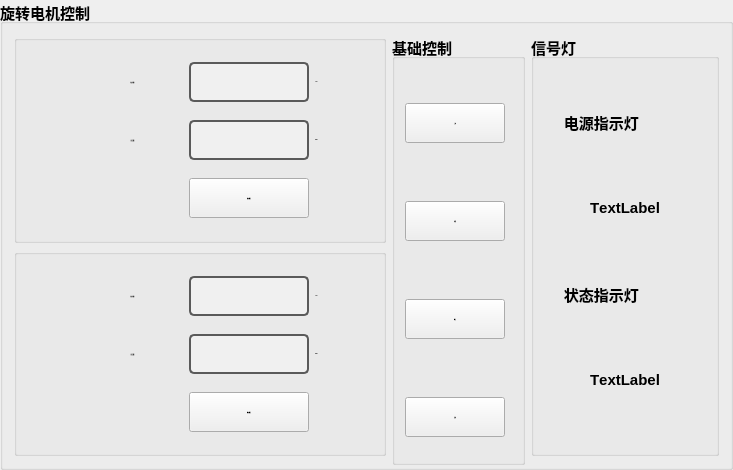
     <widget class="QGroupBox" name="groupBox_23">
      <property name="geometry">
       <rect>
        <x>0</x>
        <y>470</y>
        <width>733</width>
        <height>470</height>
       </rect>
      </property>
      <property name="minimumSize">
       <size>
        <width>733</width>
        <height>470</height>
       </size>
      </property>
      <property name="maximumSize">
       <size>
        <width>550</width>
        <height>520</height>
       </size>
      </property>
      <property name="font">
       <font>
        <pointsize>11</pointsize>
        <bold>true</bold>
        <kerning>false</kerning>
       </font>
      </property>
      <property name="title">
       <string>旋转电机控制</string>
      </property>
      <layout class="QGridLayout" name="gridLayout_38">
       <item row="0" column="0">
        <widget class="QGroupBox" name="groupBox_107">
         <property name="minimumSize">
          <size>
           <width>370</width>
           <height>160</height>
          </size>
         </property>
         <property name="font">
          <font>
           <family>宋体</family>
           <pointsize>10</pointsize>
          </font>
         </property>
         <property name="styleSheet">
          <string notr="true"/>
         </property>
         <property name="title">
          <string/>
         </property>
         <layout class="QGridLayout" name="gridLayout_118">
          <item row="1" column="0">
           <spacer name="horizontalSpacer_88">
            <property name="orientation">
             <enum>Qt::Horizontal</enum>
            </property>
            <property name="sizeHint" stdset="0">
             <size>
              <width>40</width>
              <height>20</height>
             </size>
            </property>
           </spacer>
          </item>
          <item row="2" column="2">
           <widget class="QPushButton" name="btnRelativeMove_11">
            <property name="minimumSize">
             <size>
              <width>0</width>
              <height>40</height>
             </size>
            </property>
            <property name="font">
             <font>
              <family>Arial</family>
              <pointsize>-1</pointsize>
              <bold>true</bold>
             </font>
            </property>
            <property name="text">
             <string>相对移动</string>
            </property>
           </widget>
          </item>
          <item row="0" column="1">
           <widget class="QLabel" name="MoveRelative_label_7">
            <property name="minimumSize">
             <size>
              <width>100</width>
              <height>40</height>
             </size>
            </property>
            <property name="font">
             <font>
              <family>Arial</family>
              <pointsize>-1</pointsize>
              <bold>true</bold>
             </font>
            </property>
            <property name="text">
             <string>相对位置：</string>
            </property>
            <property name="alignment">
             <set>Qt::AlignCenter</set>
            </property>
           </widget>
          </item>
          <item row="1" column="2">
           <widget class="QLineEdit" name="RelativeSpeed_textBox_7">
            <property name="minimumSize">
             <size>
              <width>120</width>
              <height>40</height>
             </size>
            </property>
            <property name="maximumSize">
             <size>
              <width>120</width>
              <height>40</height>
             </size>
            </property>
            <property name="font">
             <font>
              <family>Arial</family>
              <pointsize>-1</pointsize>
              <bold>true</bold>
             </font>
            </property>
            <property name="styleSheet">
             <string notr="true">QLineEdit {
    border: 2px solid #5A5A5A; /* 边框颜色 */
    border-radius: 5px; /* 边框圆角 */
    background-color: #F0F0F0; /* 背景色 */
    color: #000; /* 字体颜色 */
    padding: 5px; /* 内边距 */
}

QLineEdit:focus {
    border-color: #3D7848; /* 聚焦时边框颜色 */
}

QLineEdit:disabled {
    background-color: #ECECEC; /* 禁用状态的背景色 */
    color: #A0A0A0; /* 禁用状态的字体颜色 */
}
</string>
            </property>
            <property name="alignment">
             <set>Qt::AlignCenter</set>
            </property>
           </widget>
          </item>
          <item row="0" column="2">
           <widget class="QLineEdit" name="MoveRelative_textBox_7">
            <property name="minimumSize">
             <size>
              <width>120</width>
              <height>40</height>
             </size>
            </property>
            <property name="maximumSize">
             <size>
              <width>120</width>
              <height>40</height>
             </size>
            </property>
            <property name="font">
             <font>
              <family>Arial</family>
              <pointsize>-1</pointsize>
              <bold>true</bold>
             </font>
            </property>
            <property name="styleSheet">
             <string notr="true">QLineEdit {
    border: 2px solid #5A5A5A; /* 边框颜色 */
    border-radius: 5px; /* 边框圆角 */
    background-color: #F0F0F0; /* 背景色 */
    color: #000; /* 字体颜色 */
    padding: 5px; /* 内边距 */
}

QLineEdit:focus {
    border-color: #3D7848; /* 聚焦时边框颜色 */
}

QLineEdit:disabled {
    background-color: #ECECEC; /* 禁用状态的背景色 */
    color: #A0A0A0; /* 禁用状态的字体颜色 */
}
</string>
            </property>
            <property name="alignment">
             <set>Qt::AlignCenter</set>
            </property>
           </widget>
          </item>
          <item row="1" column="3">
           <widget class="QLabel" name="label_281">
            <property name="font">
             <font>
              <family>Arial</family>
              <pointsize>-1</pointsize>
              <bold>true</bold>
             </font>
            </property>
            <property name="text">
             <string>mm/s</string>
            </property>
            <property name="alignment">
             <set>Qt::AlignCenter</set>
            </property>
           </widget>
          </item>
          <item row="1" column="1">
           <widget class="QLabel" name="RelativeSpeed_label_7">
            <property name="minimumSize">
             <size>
              <width>80</width>
              <height>40</height>
             </size>
            </property>
            <property name="font">
             <font>
              <family>Arial</family>
              <pointsize>-1</pointsize>
              <bold>true</bold>
             </font>
            </property>
            <property name="text">
             <string>目标速度：</string>
            </property>
            <property name="alignment">
             <set>Qt::AlignCenter</set>
            </property>
           </widget>
          </item>
          <item row="1" column="4">
           <spacer name="horizontalSpacer_89">
            <property name="orientation">
             <enum>Qt::Horizontal</enum>
            </property>
            <property name="sizeHint" stdset="0">
             <size>
              <width>40</width>
              <height>20</height>
             </size>
            </property>
           </spacer>
          </item>
          <item row="0" column="3">
           <widget class="QLabel" name="label_282">
            <property name="font">
             <font>
              <family>Arial</family>
              <pointsize>-1</pointsize>
              <bold>true</bold>
             </font>
            </property>
            <property name="text">
             <string>mm</string>
            </property>
            <property name="alignment">
             <set>Qt::AlignCenter</set>
            </property>
           </widget>
          </item>
         </layout>
        </widget>
       </item>
       <item row="0" column="1" rowspan="2">
        <widget class="QGroupBox" name="groupBox_108">
         <property name="minimumSize">
          <size>
           <width>133</width>
           <height>430</height>
          </size>
         </property>
         <property name="title">
          <string>基础控制</string>
         </property>
         <widget class="QPushButton" name="btnPower_2">
          <property name="geometry">
           <rect>
            <x>13</x>
            <y>68</y>
            <width>100</width>
            <height>40</height>
           </rect>
          </property>
          <property name="minimumSize">
           <size>
            <width>100</width>
            <height>40</height>
           </size>
          </property>
          <property name="maximumSize">
           <size>
            <width>80</width>
            <height>40</height>
           </size>
          </property>
          <property name="font">
           <font>
            <family>Arial</family>
            <pointsize>-1</pointsize>
            <bold>true</bold>
           </font>
          </property>
          <property name="text">
           <string>上电</string>
          </property>
          <property name="icon">
           <iconset>
            <normaloff>Icon/unpower.png</normaloff>
            <normalon>Icon/power.png</normalon>Icon/unpower.png</iconset>
          </property>
          <property name="checkable">
           <bool>true</bool>
          </property>
          <property name="checked">
           <bool>false</bool>
          </property>
         </widget>
         <widget class="QPushButton" name="Hengx_zero">
          <property name="geometry">
           <rect>
            <x>13</x>
            <y>166</y>
            <width>100</width>
            <height>40</height>
           </rect>
          </property>
          <property name="minimumSize">
           <size>
            <width>100</width>
            <height>40</height>
           </size>
          </property>
          <property name="maximumSize">
           <size>
            <width>80</width>
            <height>40</height>
           </size>
          </property>
          <property name="font">
           <font>
            <family>Arial</family>
            <pointsize>-1</pointsize>
            <bold>true</bold>
           </font>
          </property>
          <property name="text">
           <string>寻零</string>
          </property>
          <property name="icon">
           <iconset>
            <normaloff>Icon/unpower.png</normaloff>
            <normalon>Icon/power.png</normalon>Icon/unpower.png</iconset>
          </property>
          <property name="checkable">
           <bool>true</bool>
          </property>
         </widget>
         <widget class="QPushButton" name="Hengx_Stop">
          <property name="geometry">
           <rect>
            <x>13</x>
            <y>264</y>
            <width>100</width>
            <height>40</height>
           </rect>
          </property>
          <property name="minimumSize">
           <size>
            <width>100</width>
            <height>40</height>
           </size>
          </property>
          <property name="maximumSize">
           <size>
            <width>100</width>
            <height>40</height>
           </size>
          </property>
          <property name="font">
           <font>
            <family>Arial</family>
            <pointsize>-1</pointsize>
            <bold>true</bold>
           </font>
          </property>
          <property name="text">
           <string>停止</string>
          </property>
          <property name="icon">
           <iconset>
            <normaloff>Icon/stop.png</normaloff>Icon/stop.png</iconset>
          </property>
          <property name="checkable">
           <bool>false</bool>
          </property>
         </widget>
         <widget class="QPushButton" name="Hengx_Stop_2">
          <property name="geometry">
           <rect>
            <x>13</x>
            <y>362</y>
            <width>100</width>
            <height>40</height>
           </rect>
          </property>
          <property name="minimumSize">
           <size>
            <width>100</width>
            <height>40</height>
           </size>
          </property>
          <property name="maximumSize">
           <size>
            <width>80</width>
            <height>40</height>
           </size>
          </property>
          <property name="font">
           <font>
            <family>Arial</family>
            <pointsize>-1</pointsize>
            <bold>true</bold>
           </font>
          </property>
          <property name="text">
           <string>复位</string>
          </property>
          <property name="icon">
           <iconset>
            <normaloff>Icon/Reset.png</normaloff>Icon/Reset.png</iconset>
          </property>
         </widget>
        </widget>
       </item>
       <item row="0" column="2" rowspan="2">
        <widget class="QGroupBox" name="groupBox_115">
         <property name="minimumSize">
          <size>
           <width>188</width>
           <height>350</height>
          </size>
         </property>
         <property name="title">
          <string>信号灯</string>
         </property>
         <layout class="QGridLayout" name="gridLayout_56">
          <item row="0" column="0">
           <layout class="QGridLayout" name="gridLayout_37">
            <item row="0" column="0">
             <widget class="QLabel" name="label_66">
              <property name="maximumSize">
               <size>
                <width>166</width>
                <height>70</height>
               </size>
              </property>
              <property name="text">
               <string>     电源指示灯</string>
              </property>
             </widget>
            </item>
            <item row="2" column="0">
             <widget class="QLabel" name="label_67">
              <property name="sizePolicy">
               <sizepolicy hsizetype="Minimum" vsizetype="Preferred">
                <horstretch>0</horstretch>
                <verstretch>0</verstretch>
               </sizepolicy>
              </property>
              <property name="maximumSize">
               <size>
                <width>166</width>
                <height>70</height>
               </size>
              </property>
              <property name="text">
               <string>     状态指示灯</string>
              </property>
             </widget>
            </item>
            <item row="3" column="0">
             <widget class="QLabel" name="label3_er_71">
              <property name="minimumSize">
               <size>
                <width>90</width>
                <height>90</height>
               </size>
              </property>
              <property name="maximumSize">
               <size>
                <width>166</width>
                <height>90</height>
               </size>
              </property>
              <property name="text">
               <string>TextLabel</string>
              </property>
              <property name="alignment">
               <set>Qt::AlignCenter</set>
              </property>
             </widget>
            </item>
            <item row="1" column="0">
             <widget class="QLabel" name="label3_er_67">
              <property name="minimumSize">
               <size>
                <width>90</width>
                <height>90</height>
               </size>
              </property>
              <property name="maximumSize">
               <size>
                <width>166</width>
                <height>90</height>
               </size>
              </property>
              <property name="text">
               <string>TextLabel</string>
              </property>
              <property name="alignment">
               <set>Qt::AlignCenter</set>
              </property>
             </widget>
            </item>
           </layout>
          </item>
         </layout>
        </widget>
       </item>
       <item row="1" column="0">
        <widget class="QGroupBox" name="groupBox_109">
         <property name="minimumSize">
          <size>
           <width>370</width>
           <height>160</height>
          </size>
         </property>
         <property name="font">
          <font>
           <family>宋体</family>
           <pointsize>10</pointsize>
          </font>
         </property>
         <property name="title">
          <string/>
         </property>
         <layout class="QGridLayout" name="gridLayout_119">
          <item row="0" column="1">
           <widget class="QLabel" name="MoveAbsolute_label_11">
            <property name="minimumSize">
             <size>
              <width>100</width>
              <height>40</height>
             </size>
            </property>
            <property name="font">
             <font>
              <family>Arial</family>
              <pointsize>-1</pointsize>
              <bold>true</bold>
             </font>
            </property>
            <property name="text">
             <string>绝对位置：</string>
            </property>
            <property name="alignment">
             <set>Qt::AlignCenter</set>
            </property>
           </widget>
          </item>
          <item row="0" column="3">
           <widget class="QLabel" name="label_283">
            <property name="font">
             <font>
              <family>Arial</family>
              <pointsize>-1</pointsize>
              <bold>true</bold>
             </font>
            </property>
            <property name="text">
             <string>mm</string>
            </property>
            <property name="alignment">
             <set>Qt::AlignCenter</set>
            </property>
           </widget>
          </item>
          <item row="1" column="2">
           <widget class="QLineEdit" name="AbsoluteSpeed_textBox_10">
            <property name="minimumSize">
             <size>
              <width>120</width>
              <height>40</height>
             </size>
            </property>
            <property name="maximumSize">
             <size>
              <width>120</width>
              <height>40</height>
             </size>
            </property>
            <property name="font">
             <font>
              <family>Arial</family>
              <pointsize>-1</pointsize>
              <bold>true</bold>
             </font>
            </property>
            <property name="styleSheet">
             <string notr="true">QLineEdit {
    border: 2px solid #5A5A5A; /* 边框颜色 */
    border-radius: 5px; /* 边框圆角 */
    background-color: #F0F0F0; /* 背景色 */
    color: #000; /* 字体颜色 */
    padding: 5px; /* 内边距 */
}

QLineEdit:focus {
    border-color: #3D7848; /* 聚焦时边框颜色 */
}

QLineEdit:disabled {
    background-color: #ECECEC; /* 禁用状态的背景色 */
    color: #A0A0A0; /* 禁用状态的字体颜色 */
}
</string>
            </property>
            <property name="alignment">
             <set>Qt::AlignCenter</set>
            </property>
           </widget>
          </item>
          <item row="1" column="1">
           <widget class="QLabel" name="AbsoluteSpeed_label_11">
            <property name="minimumSize">
             <size>
              <width>80</width>
              <height>40</height>
             </size>
            </property>
            <property name="font">
             <font>
              <family>Arial</family>
              <pointsize>-1</pointsize>
              <bold>true</bold>
             </font>
            </property>
            <property name="text">
             <string>目标速度：</string>
            </property>
            <property name="alignment">
             <set>Qt::AlignCenter</set>
            </property>
           </widget>
          </item>
          <item row="1" column="3">
           <widget class="QLabel" name="label_284">
            <property name="font">
             <font>
              <family>Arial</family>
              <pointsize>-1</pointsize>
              <bold>true</bold>
             </font>
            </property>
            <property name="text">
             <string>mm/s</string>
            </property>
            <property name="alignment">
             <set>Qt::AlignCenter</set>
            </property>
           </widget>
          </item>
          <item row="0" column="2">
           <widget class="QLineEdit" name="MoveAbsolute_textBox_10">
            <property name="minimumSize">
             <size>
              <width>120</width>
              <height>40</height>
             </size>
            </property>
            <property name="maximumSize">
             <size>
              <width>120</width>
              <height>40</height>
             </size>
            </property>
            <property name="font">
             <font>
              <family>Arial</family>
              <pointsize>-1</pointsize>
              <bold>true</bold>
             </font>
            </property>
            <property name="styleSheet">
             <string notr="true">QLineEdit {
    border: 2px solid #5A5A5A; /* 边框颜色 */
    border-radius: 5px; /* 边框圆角 */
    background-color: #F0F0F0; /* 背景色 */
    color: #000; /* 字体颜色 */
    padding: 5px; /* 内边距 */
}

QLineEdit:focus {
    border-color: #3D7848; /* 聚焦时边框颜色 */
}

QLineEdit:disabled {
    background-color: #ECECEC; /* 禁用状态的背景色 */
    color: #A0A0A0; /* 禁用状态的字体颜色 */
}
</string>
            </property>
            <property name="alignment">
             <set>Qt::AlignCenter</set>
            </property>
           </widget>
          </item>
          <item row="1" column="4">
           <spacer name="horizontalSpacer_90">
            <property name="orientation">
             <enum>Qt::Horizontal</enum>
            </property>
            <property name="sizeHint" stdset="0">
             <size>
              <width>40</width>
              <height>20</height>
             </size>
            </property>
           </spacer>
          </item>
          <item row="2" column="2">
           <widget class="QPushButton" name="btnAbsoluteMove_10">
            <property name="minimumSize">
             <size>
              <width>0</width>
              <height>40</height>
             </size>
            </property>
            <property name="font">
             <font>
              <family>Arial</family>
              <pointsize>-1</pointsize>
              <bold>true</bold>
             </font>
            </property>
            <property name="text">
             <string>绝对移动</string>
            </property>
           </widget>
          </item>
          <item row="1" column="0">
           <spacer name="horizontalSpacer_91">
            <property name="orientation">
             <enum>Qt::Horizontal</enum>
            </property>
            <property name="sizeHint" stdset="0">
             <size>
              <width>40</width>
              <height>20</height>
             </size>
            </property>
           </spacer>
          </item>
         </layout>
        </widget>
       </item>
      </layout>
     </widget>
